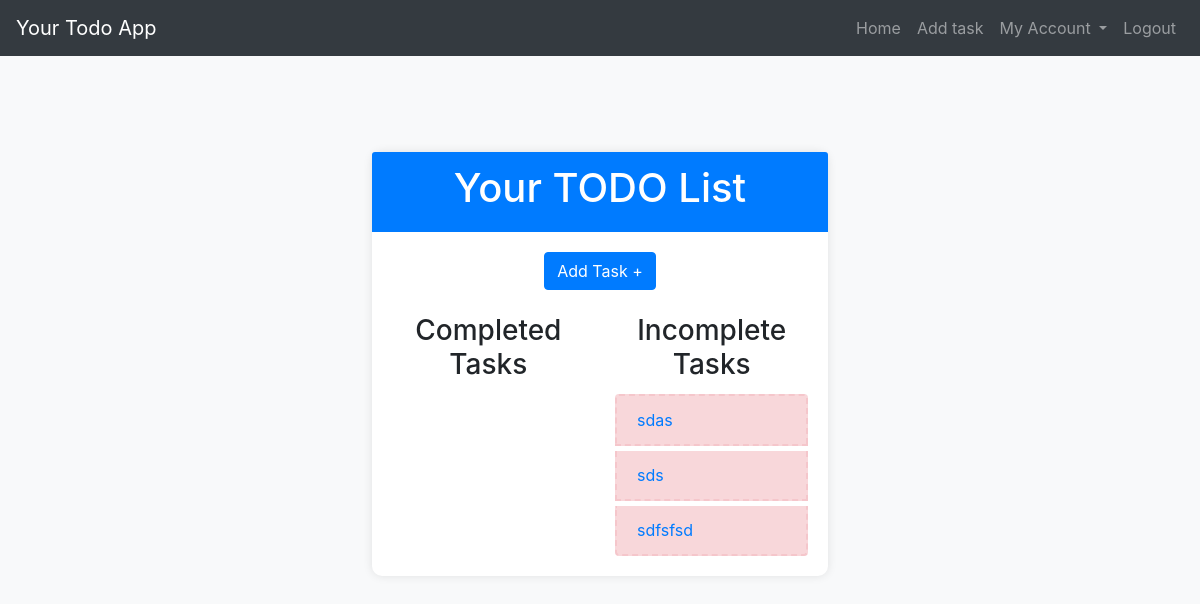
Screenshot of / (signed in) with the database file from the repository.
### todo/models.py (models this page shows, shortened)
class Task(models.Model):
    title = models.CharField(max_length=200)
    description = models.TextField(blank=True, null=True)  # Optional task description
    completed = models.BooleanField(default=False)
    created_at = models.DateTimeField(auto_now_add=True)  # Timestamp for task creation
    due_date = models.DateTimeField(blank=True, null=True)  # Optional due date for the task
    user = models.ForeignKey(User, on_delete=models.CASCADE)  # Assign tasks to a user

### todo/views.py (the view)
# urls.py: 2. Add a URL to urlpatterns:  path('', views.home, name='home')
@login_required
def home(request):
    tasks = Task.objects.filter(user=request.user)
    completed_tasks = tasks.filter(completed=True)
    incomplete_tasks = tasks.filter(completed=False)
    context = {
        'completed_tasks': completed_tasks,
        'incomplete_tasks': incomplete_tasks,
    }
    return render(request, 'todo/home.html', context)

### todo/templates/todo/home.html (shortened to what this page needs)
{% extends 'todo/base.html' %}
{% block content %}
<div class="container mt-5">
    <div class="row justify-content-center">
        <div class="col-md-8">
            <div class="card">
                <div class="card-header bg-primary text-white">
                    <h1 class="text-center">Your TODO List</h1>
                </div>
                <div class="card-body">
                    <div class="text-center mb-4">
                        <a class="btn btn-primary" href="{% url 'todo:add_task' %}">Add Task +</a>
                    </div>
                    <div class="row">
                        <div class="col-md-6">
                            <h3 class="text-center">Completed Tasks</h3>
                        </div>
                        <div class="col-md-6">
                            <h3 class="text-center">Incomplete Tasks</h3>
                            <ul class="list-group">
                                {% for task in incomplete_tasks %}
                                    <li class="list-group-item list-group-item-danger">
                                        <a href="{% url 'todo:detail' task.id %}">{{ task.title }}</a>
                                    </li>
                                {% endfor %}
                            </ul>
                        </div>
                    </div>
                </div>
            </div>
        </div>
    </div>
</div>
{% endblock %}

### todo/templates/todo/base.html (style rules this page uses)
body { margin-bottom: 30px; }

### todo/templates/todo/home.html (style rules this page uses)
body { margin: 0; padding: 0; background-color: #f8f9fa; }
h1, h2, h3 { text-align: center; }
.card { border: none; border-radius: 10px; box-shadow: 0 0 10px rgba(0, 0, 0, 0.1); }
.card-header { background-color: #007bff; color: white; text-align: center; border-bottom: none; }
.list-group-item { border: 2px dashed rgb(157, 157, 157); margin-top: 5px; }
.list-group-item-danger { background-color: #f8d7da; border-color: #f5c6cb; }

### rows the page displays
Task: title "sdas"
Task: title "sds"
Task: title "sdfsfsd"
